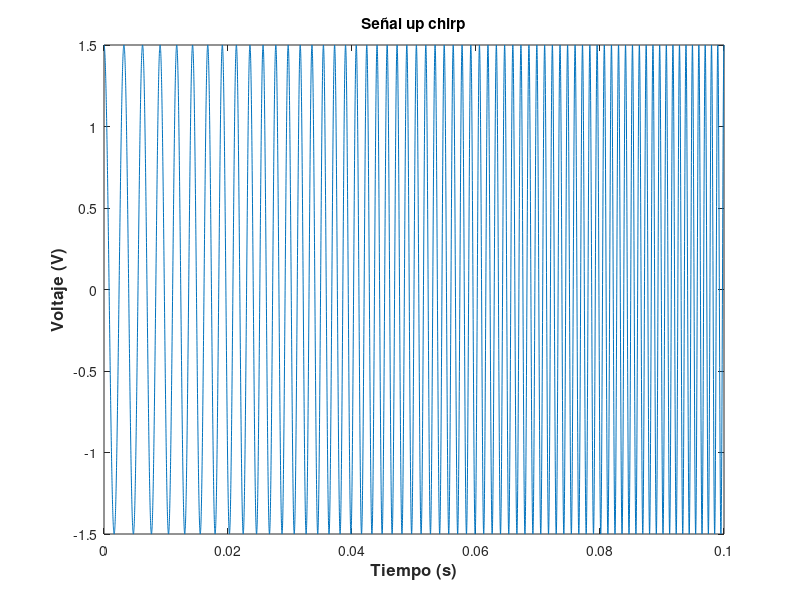
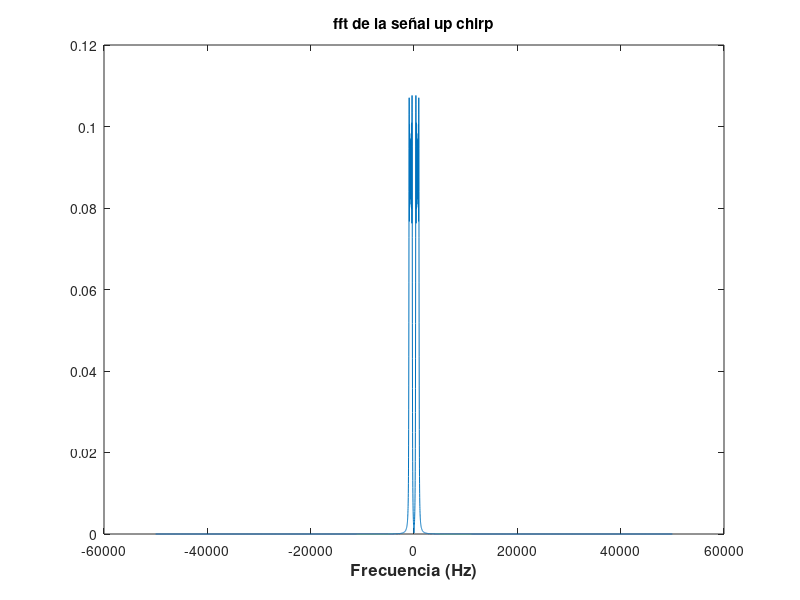
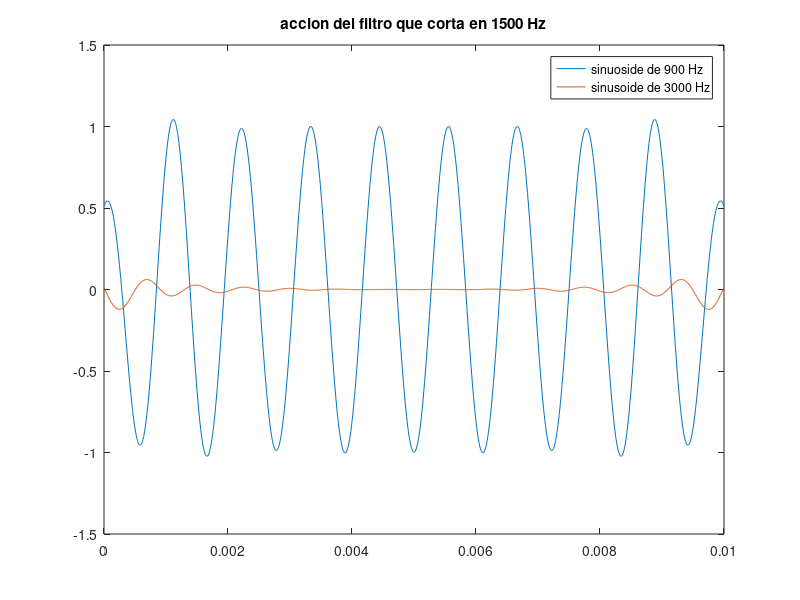

The MATLAB script that drew these images, in order: (Note: this script raises an error after producing the figures.)
% Caracterización del mensaje que se desea transmitir

f0 = 300; % frecuencia inicial
f1 = 1000; % frecuencia final
%fs1 = 3000;
fs2 = 1e+05;
%fs= 80000; % tasa de muestreo de 80 kHz
A = 3/2; % amplitud peak to peak

tf = 0.1; % tiempo final
%t=0:1/fs:tf; % vector de tiempo
t = (0:1/fs2:tf)';

%%%%%%%%%%%%%%%%%%%%%%%%%%%%%%%%%%%%%%%%%%%%%%%%%%%%%%%%%%%%%%%%%%%%%%%%%%%
%%%%%%%%%%%%%%%%%%%%%%%%% Digital LowPass Filter %%%%%%%%%%%%%%%%%%%%%%%%%%
%%%%%%%%%%%%%%%%%%%%%%%%%%%%%%%%%%%%%%%%%%%%%%%%%%%%%%%%%%%%%%%%%%%%%%%%%%%

% Frecuencia de corte de 1500 Hz

rf = 1000; % Cantidad de retardos 
nf = rf/2;
Tf = .01; % Intervalo de muestreo, en segundos
t_filter = 0:(1/fs2):Tf;

mf = (-rf/2):1:rf/2;

c_m = sin(13*pi*mf/500)./(pi*mf); % Formula de coeficientes (sinc)
c_m((rf/2)+1) = 13/500; % c_0, se indefine con la formula

w = hamming(rf+1);

% figure(100)
% plot(c_m)
% hold on
% plot(w)

cH_m = zeros(1, rf+1);

for i = 1:(rf+1)
    cH_m(i) = c_m(i)*w(i);
end

% figure(100) test plot coeficientes filtro
% plot(cH_m)
% hold on
% plot(c_m)

% lf = length(c_m);
% LP = fft(cH_m)/lf;
% LP2 = abs(fftshift(LP)); % correr la frecuencia cero al centro y aplicarle valor absoluto
% frLP = fs2/2 * linspace(-1,1-2/lf,lf); %vector de frecuencias
% 
% figure(200) % Test plot fourier del filtro
% plot(frLP,LP2, '.')

f10 = 900;
f11 = 1700;

carrier_900 = cos(2*pi*f10*t_filter);
carrier_2000 = cos(2*pi*f11*t_filter);

c900_filter = conv(carrier_900,cH_m,'same');
c2000_filter = conv(carrier_2000,cH_m,'same');

figure(300) % Test plot accion del filtro
plot(t_filter,c900_filter)
hold on
plot(t_filter,c2000_filter)
legend('sinuoside de 900 Hz', 'sinusoide de 3000 Hz')
%xlim([0 .1])
title('accion del filtro que corta en 1500 Hz')

%%%%%%%%%%%%%%%%%%%%%%%%%%%%%%%%%%%%%%%%%%%%%%%%%%%%%%%%%%%%%%%%%%%%%%%%%%%
%%%%%%%%%%%%%%%%%%%%%%%%% Digital LowPass Filter %%%%%%%%%%%%%%%%%%%%%%%%%%
%%%%%%%%%%%%%%%%%%%%%%%%%%%%%%%%%%%%%%%%%%%%%%%%%%%%%%%%%%%%%%%%%%%%%%%%%%%

signal = A*chirp(t,f0,tf,f1); % up chirp

figure(1)
plot(t, signal)
title('Señal up chirp')
xlabel('Tiempo (s)', 'FontSize', 12, 'FontWeight', 'Bold')
ylabel('Voltaje (V)', 'FontSize', 12, 'FontWeight', 'Bold')

% transformada de Fourier
l = length(t);
Y = fft(signal)/l;
Y2 = abs(fftshift(Y)); % correr la frecuencia cero al centro y aplicarle valor absoluto
fr = fs2/2 * linspace(-1,1-2/l,l); %vector de frecuencias

%fr = Fs*(0:L-1);
figure(2)
plot(fr, Y2);
title('fft de la señal up chirp')
xlabel('Frecuencia (Hz)', 'FontSize', 12, 'FontWeight', 'Bold')
xlim([-fs1/2 fs1/2])

%Modulación de la señal.

fdev1 = 100; %desviación de frecuencia de 100 Hz
fdev2 = 500; %desviación de frecuencia de 500 Hz
fc = 40000; %frecuencia de carrier
fd = 3e+03;

carrier = A*cos(2*pi*fc*t); % portadora 
carrier_90 = -A*sin(2*pi*fc*t); % portadora adelantada en 90°
phi1 = 2*pi*fdev1*cumsum(signal)/fs2; %phi1(t)
phi2 = 2*pi*fdev2*cumsum(signal)/fs2; %phi2(t)

fm_signal1 = A*cos(2*pi*fc*t + phi1); % señal modulada (respuesta directa)  

fm_signal2 = A*cos(2*pi*fc*t + phi2); % señal modulada (respuesta directa)

figure(3)
subplot(2,1,1);
plot(t, fm_signal1)
title('Señal up chirp modulada, \Deltaf = 100 Hz')
xlabel('Tiempo (s)', 'FontSize', 12, 'FontWeight', 'Bold')
ylabel('Voltaje (V)', 'FontSize', 12, 'FontWeight', 'Bold')

subplot(2,1,2);
plot(t, fm_signal2)
title('Señal up chirp modulada, \Deltaf = 500 Hz')
xlabel('Tiempo (s)', 'FontSize', 12, 'FontWeight', 'Bold')
ylabel('Voltaje (V)', 'FontSize', 12, 'FontWeight', 'Bold')

% transformada de fourier
Yfm1 = fft(fm_signal1)/l;
Yfm11 =abs(fftshift(Yfm1));

figure(4)
subplot(2,1,1);
plot(fr, Yfm11);
title('fft de la señal up chirp modulada, \Deltaf = 100 Hz')
xlabel('Frecuencia (Hz)', 'FontSize', 12, 'FontWeight', 'Bold')
xlim([fc - fd, fc + fd])

Yfm2 = fft(fm_signal2)/l;
Yfm22 =abs(fftshift(Yfm2));

subplot(2,1,2);
plot(fr, Yfm22);
title('fft de la señal up chirp modulada, \Deltaf = 500 Hz')
xlabel('Frecuencia (Hz)', 'FontSize', 12, 'FontWeight', 'Bold')
xlim([fc - fd, fc + fd])


% Demo ejemplo para agregar ruido

test_sine = A*cos(2*pi*100*t); % sinusoide 100 Hz
y_noise_15 = awgn(test_sine,15); % ruido de SNR = 15 dB a test_sine
y_noise_30 = awgn(test_sine,30); % ruido de SNR = 30 dB a test_sine

figure(90) % comparacion ruidos
plot(t,y_noise_15)
hold on
plot(t,y_noise_30, 'LineWidth', 2)

s1_15dB = awgn(fm_signal1,15);
s1_30dB = awgn(fm_signal1,30);
s2_15dB = awgn(fm_signal2,15);
s2_30dB = awgn(fm_signal2,30);

figure(5)
subplot(2,1,1);
plot(t, s1_15dB)
title('Señal up chirp modulada, \Deltaf = 100 Hz, SNR = 15 dB')
xlabel('Tiempo (s)', 'FontSize', 12, 'FontWeight', 'Bold')
ylabel('Voltaje (V)', 'FontSize', 12, 'FontWeight', 'Bold')

subplot(2,1,2);
plot(t, s1_30dB)
title('Señal up chirp modulada, \Deltaf = 100 Hz, SNR = 30 dB')
xlabel('Tiempo (s)', 'FontSize', 12, 'FontWeight', 'Bold')
ylabel('Voltaje (V)', 'FontSize', 12, 'FontWeight', 'Bold')

figure(6)
subplot(2,1,1);
plot(t, s2_15dB)
title('Señal up chirp modulada, \Deltaf = 500 Hz, SNR = 15 dB')
xlabel('Tiempo (s)', 'FontSize', 12, 'FontWeight', 'Bold')
ylabel('Voltaje (V)', 'FontSize', 12, 'FontWeight', 'Bold')

subplot(2,1,2);
plot(t, s2_30dB)
title('Señal up chirp modulada, \Deltaf = 500 Hz, SNR = 30 dB')
xlabel('Tiempo (s)', 'FontSize', 12, 'FontWeight', 'Bold')
ylabel('Voltaje (V)', 'FontSize', 12, 'FontWeight', 'Bold')

%Demodulación de la señal.

% s1_15dB_hilb = hilbert(s1_15dB);
% s1_30dB_hilb = hilbert(s1_30dB);
% s2_15dB_hilb = hilbert(s2_15dB);
% s2_30dB_hilb = hilbert(s2_30dB);


%%%%%%%%%%%%%%%%%%% Delta_f = 100 Hz, SNR = 15 dB %%%%%%%%%%%%%%%%%%%%%%%%%

s1_15dB_cos = carrier.*s1_15dB;
s1_15dB_sin = carrier_90.*s1_15dB;

I1_15 = conv(s1_15dB_cos,cH_m,'same');
Q1_15 = conv(s1_15dB_sin,cH_m,'same');

R1_15 = I1_15.*I1_15 + Q1_15.*Q1_15;

phi1_15 = fs2*(diff(Q1_15).*I1_15(1:end-1) - diff(I1_15).*Q1_15(1:end-1))...
    ./(2*pi*fdev1*R1_15(1:end-1));

%%%%%%%%%%%%%%%%%%% Delta_f = 100 Hz, SNR = 30 dB %%%%%%%%%%%%%%%%%%%%%%%%%

s1_30dB_cos = carrier.*s1_30dB;
s1_30dB_sin = carrier_90.*s1_30dB;

I1_30 = conv(s1_30dB_cos,cH_m,'same');
Q1_30 = conv(s1_30dB_sin,cH_m,'same');

R1_30 = I1_30.*I1_30 + Q1_30.*Q1_30;

phi1_30 = fs2*(diff(Q1_30).*I1_30(1:end-1) - diff(I1_30).*Q1_30(1:end-1))...
    ./(2*pi*fdev1*R1_30(1:end-1));

%%%%%%%%%%%%%%%%%%% Delta_f = 500 Hz, SNR = 15 dB %%%%%%%%%%%%%%%%%%%%%%%%%

s2_15dB_cos = carrier.*s2_15dB;
s2_15dB_sin = carrier_90.*s2_15dB;

I2_15 = conv(s2_15dB_cos,cH_m,'same');
Q2_15 = conv(s2_15dB_sin,cH_m,'same');

R2_15 = I2_15.*I2_15 + Q2_15.*Q2_15;

phi2_15 = fs2*(diff(Q2_15).*I2_15(1:end-1) - diff(I2_15).*Q2_15(1:end-1))...
    ./(2*pi*fdev2*R2_15(1:end-1));

%%%%%%%%%%%%%%%%%%% Delta_f = 500 Hz, SNR = 30 dB %%%%%%%%%%%%%%%%%%%%%%%%%

s2_30dB_cos = carrier.*s2_30dB;
s2_30dB_sin = carrier_90.*s2_30dB;

I2_30 = conv(s2_30dB_cos,cH_m,'same');
Q2_30 = conv(s2_30dB_sin,cH_m,'same');


R2_30 = I2_30.*I2_30 + Q2_30.*Q2_30;

phi2_30 = fs2*(diff(Q2_30).*I2_30(1:end-1) - diff(I2_30).*Q2_30(1:end-1))...
    ./(2*pi*fdev2*R2_30(1:end-1));

% Graficos de prueba

figure(555)
plot(phi2_30)

% transformada de Fourier
L2_30 = length(phi2_30);
Y2_30 = fft(phi2_30)/L2_30;
Y2_30 = abs(fftshift(Y2_30)); % correr la frecuencia cero al centro y aplicarle valor absoluto
fr2_30 = (fs2/2)*linspace(-1,1-2/L2_30,L2_30); %vector de frecuencias

figure(556)
plot(fr2_30,Y2_30)
xlim([-fs1/2 fs1/2])

